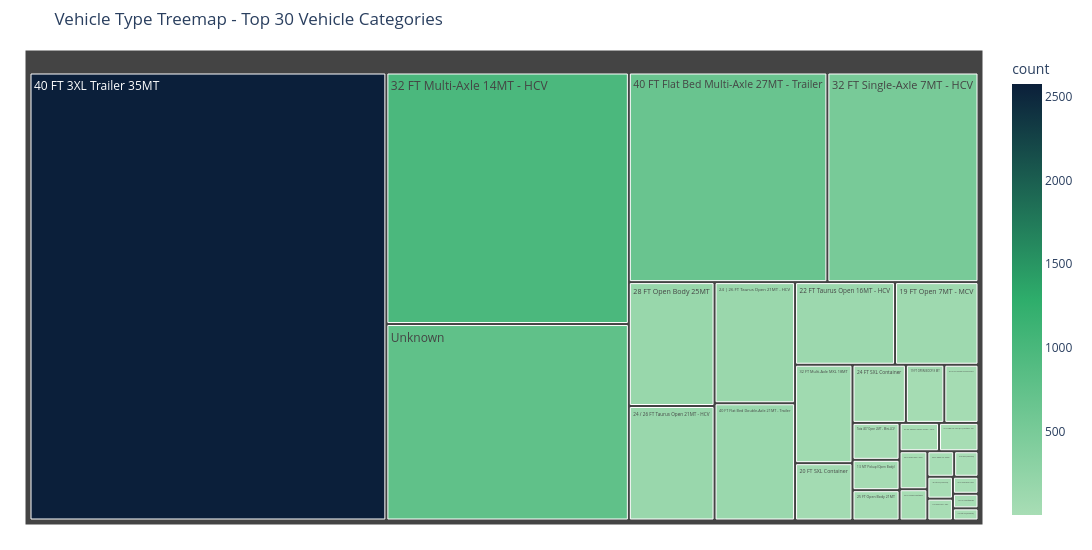

Notebook source saved alongside this figure:
### Markdown cell above
### Vehicle type treemap

To show more vehicle type categories without making the chart too crowded, I use a treemap.

In a treemap, each rectangle represents a vehicle type, and the size of the rectangle shows how many deliveries belong to that type.

For readability, I use the top 30 vehicle types in this chart.

### Code cell
if "tracking_clean" in globals():
    tracking_treemap_df = tracking_clean.copy()
else:
    tracking_treemap_df = tracking_df.copy()
    tracking_treemap_df = clean_column_names(tracking_treemap_df)

# Fill missing vehicle types
tracking_treemap_df["vehicletype"] = (
    tracking_treemap_df["vehicletype"]
    .fillna("Unknown")
    .astype(str)
    .str.strip()
)

tracking_treemap_df.loc[
    tracking_treemap_df["vehicletype"] == "",
    "vehicletype"
] = "Unknown"

# Prepare the top 30 vehicle categories
top_vehicle_treemap = (
    tracking_treemap_df["vehicletype"]
    .value_counts()
    .head(30)
    .reset_index()
)

top_vehicle_treemap.columns = ["vehicletype", "count"]

# Create treemap
fig = px.treemap(
    top_vehicle_treemap,
    path=["vehicletype"],
    values="count",
    title="Vehicle Type Treemap - Top 30 Vehicle Categories",
    color="count",
    color_continuous_scale=[
        project_palette["light_green"],
        project_palette["green"],
        project_palette["navy"]
    ]
)

fig.update_layout(
    width=1100,
    height=550,
    margin=dict(t=50, l=25, r=25, b=25),
    font=dict(size=12)
)

fig.show()

### Figure 1 — Plotly figure (JSON) as saved in the notebook; plotly's stock layout.template omitted (floating-point values rounded to 4 significant figures)
{"data": [{"branchvalues": "total", "customdata": [[2574.0], [982.0], [767.0], [670.0], [510.0], [171.0], [158.0], [157.0], [152.0], [133.0], [111.0], [91.0], [53.0], [50.0], [36.0], [32.0], [28.0], [23.0], [23.0], [18.0], [18.0], [17.0], [14.0], [11.0], [10.0], [9.0], [9.0], [7.0], [6.0], [5.0]], "domain": {"x": [0, 1], "y": [0, 1]}, "hovertemplate": "labels=%{label}<br>count_sum=%{value}<br>parent=%{parent}<br>id=%{id}<br>count=%{color}<extra></extra>", "ids": ["40 FT 3XL Trailer 35MT", "32 FT Multi-Axle 14MT - HCV", "Unknown", "40 FT Flat Bed Multi-Axle 27MT - Trailer", "32 FT Single-Axle 7MT - HCV", "28 FT Open Body 25MT", "24 / 26 FT Taurus Open 21MT - HCV", "24 | 26 FT Taurus Open 21MT - HCV", "40 FT Flat Bed Double-Axle 21MT - Trailer", "22 FT Taurus Open 16MT - HCV", "19 FT Open 7MT - MCV", "32 FT Multi-Axle MXL 18MT", "20 FT SXL Container", "24 FT SXL Container", "19 FT OPEN BODY 8 MT", "20 FT CLOSE 7MT-MCV", "Tata 407 Open 2MT - Mini-LCV", "1.5 MT Pickup (Open Body)", "25 FT Open Body 21MT", "26 FT Taurus Open 27MT - HCV", "15 FT Single-Axle 7.2MT (8.5 H) Container - HCV", "20 FT Open 9MT - MCV", "22 FT Closed Container", "30 FT Open SXL 30MT", "1.5 MT Vehicle (Closed Body)", "1 MT Tata Ace (Closed Body)", "17 FT Open 5MT - MCV", "22 FT Open Body 16MT", "17 FT Container", "1 MT Tata Ace (Open Body)"], "labels": ["40 FT 3XL Trailer 35MT", "32 FT Multi-Axle 14MT - HCV", "Unknown", "40 FT Flat Bed Multi-Axle 27MT - Trailer", "32 FT Single-Axle 7MT - HCV", "28 FT Open Body 25MT", "24 / 26 FT Taurus Open 21MT - HCV", "24 | 26 FT Taurus Open 21MT - HCV", "40 FT Flat Bed Double-Axle 21MT - Trailer", "22 FT Taurus Open 16MT - HCV", "19 FT Open 7MT - MCV", "32 FT Multi-Axle MXL 18MT", "20 FT SXL Container", "24 FT SXL Container", "19 FT OPEN BODY 8 MT", "20 FT CLOSE 7MT-MCV", "Tata 407 Open 2MT - Mini-LCV", "1.5 MT Pickup (Open Body)", "25 FT Open Body 21MT", "26 FT Taurus Open 27MT - HCV", "15 FT Single-Axle 7.2MT (8.5 H) Container - HCV", "20 FT Open 9MT - MCV", "22 FT Closed Container", "30 FT Open SXL 30MT", "1.5 MT Vehicle (Closed Body)", "1 MT Tata Ace (Closed Body)", "17 FT Open 5MT - MCV", "22 FT Open Body 16MT", "17 FT Container", "1 MT Tata Ace (Open Body)"], "marker": {"coloraxis": "coloraxis", "colors": [2574.0, 982.0, 767.0, 670.0, 510.0, 171.0, 158.0, 157.0, 152.0, 133.0, 111.0, 91.0, 53.0, 50.0, 36.0, 32.0, 28.0, 23.0, 23.0, 18.0, 18.0, 17.0, 14.0, 11.0, 10.0, 9.0, 9.0, 7.0, 6.0, 5.0]}, "name": "", "parents": ["", "", "", "", "", "", "", "", "", "", "", "", "", "", "", "", "", "", "", "", "", "", "", "", "", "", "", "", "", ""], "type": "treemap", "values": [2574.0, 982.0, 767.0, 670.0, 510.0, 171.0, 158.0, 157.0, 152.0, 133.0, 111.0, 91.0, 53.0, 50.0, 36.0, 32.0, 28.0, 23.0, 23.0, 18.0, 18.0, 17.0, 14.0, 11.0, 10.0, 9.0, 9.0, 7.0, 6.0, 5.0]}], "layout": {"coloraxis": {"colorbar": {"title": {"text": "count"}}, "colorscale": [[0, "#A8DDB5"], [0.5, "#2EAD6B"], [1, "#0B1F3A"]]}, "font": {"size": 12}, "height": 550, "legend": {"tracegroupgap": 0}, "margin": {"b": 25, "l": 25, "r": 25, "t": 50}, "title": {"text": "Vehicle Type Treemap - Top 30 Vehicle Categories"}, "width": 1100}}
